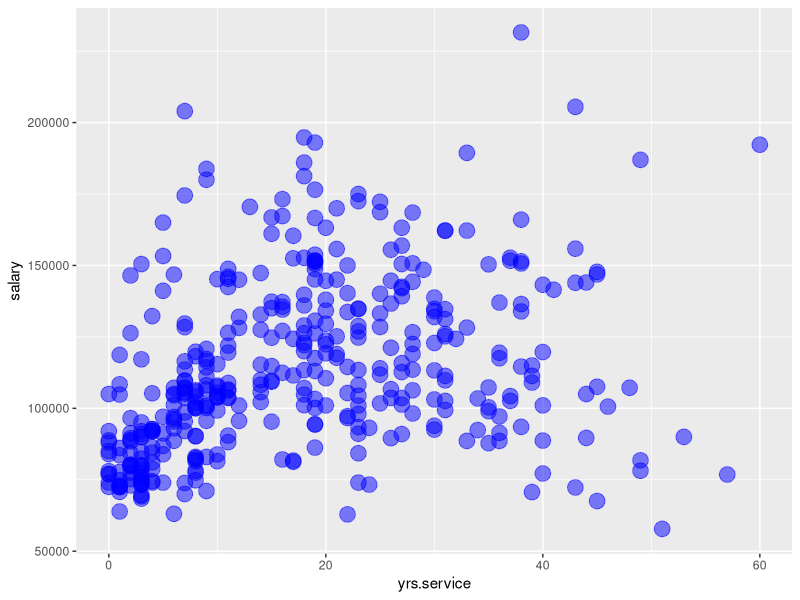
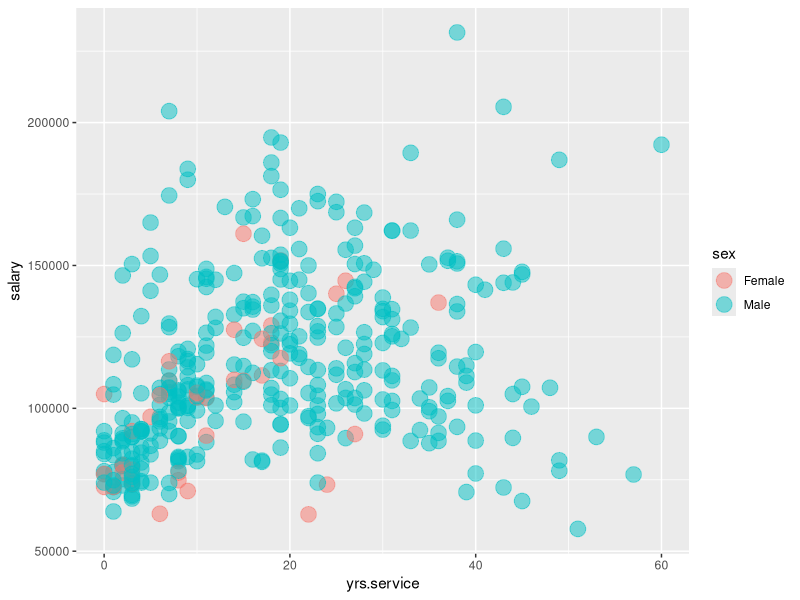
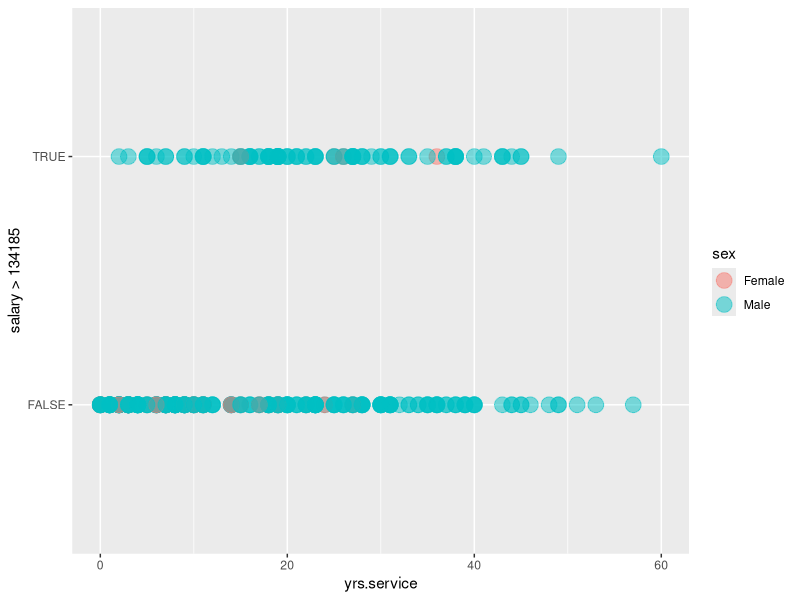
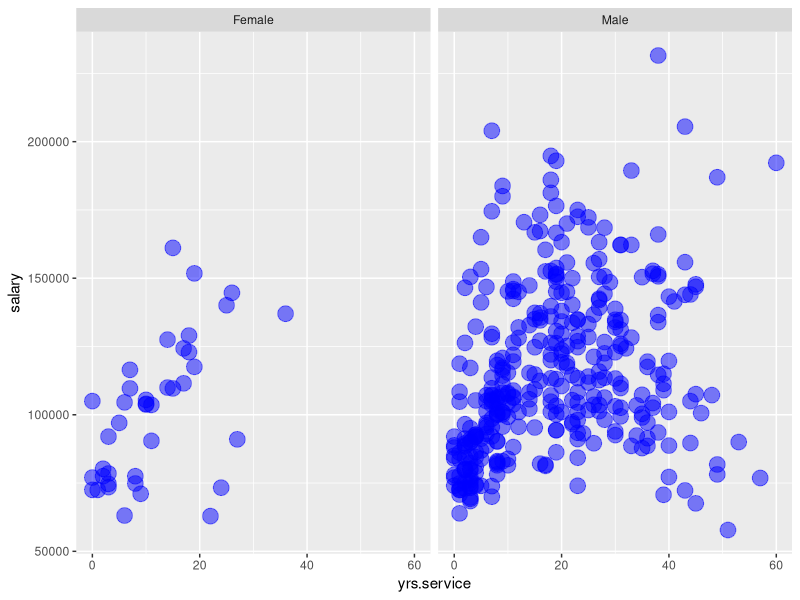
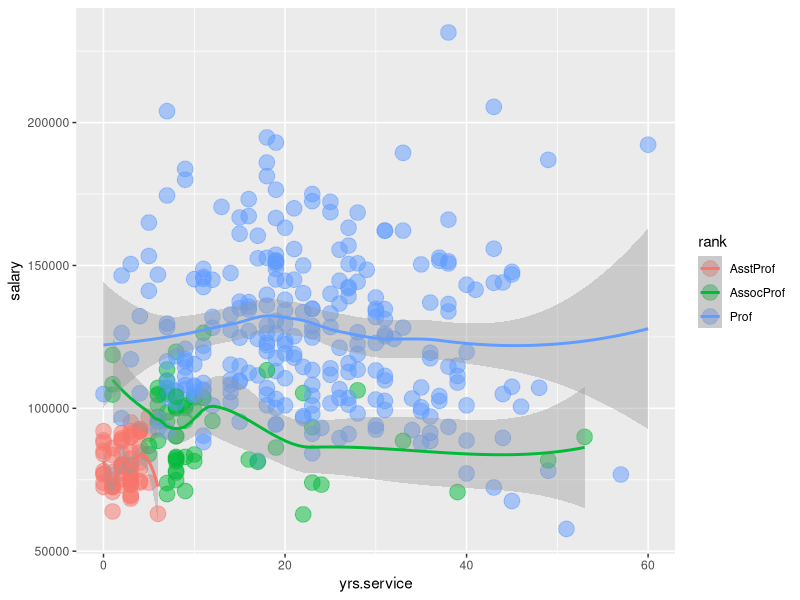
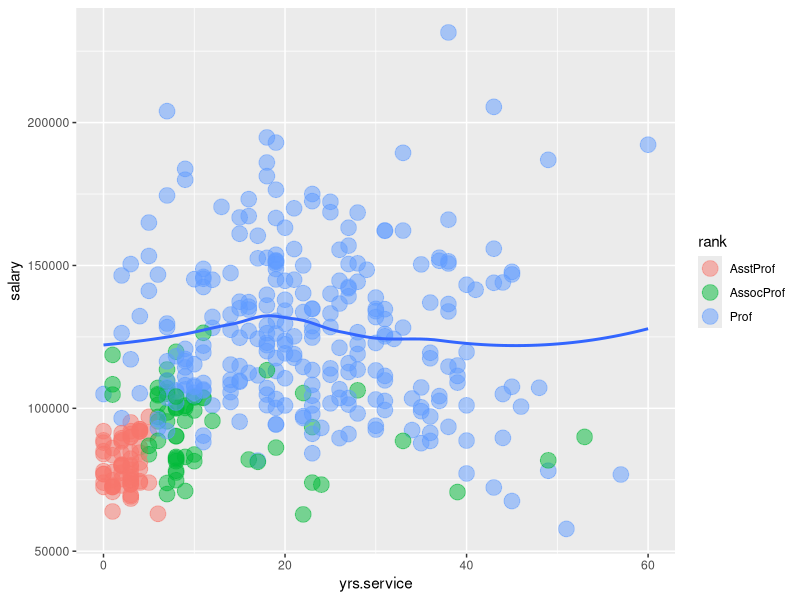
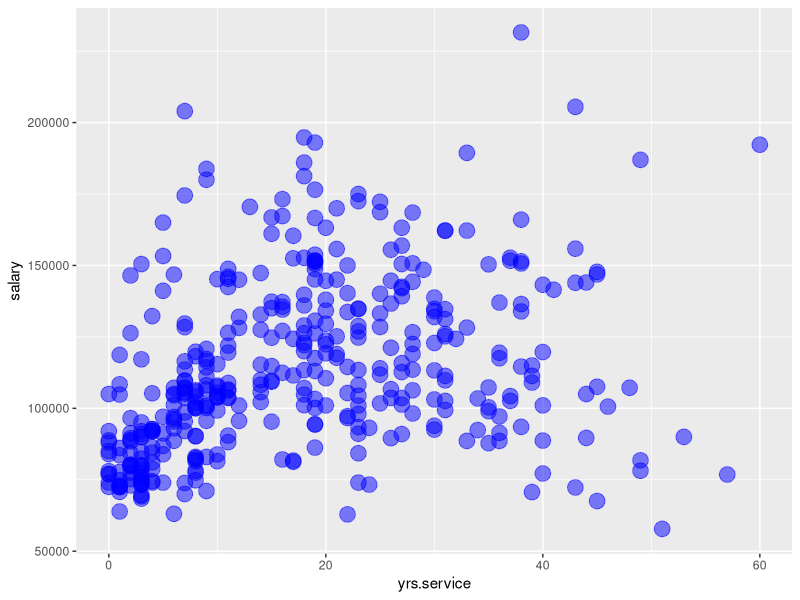
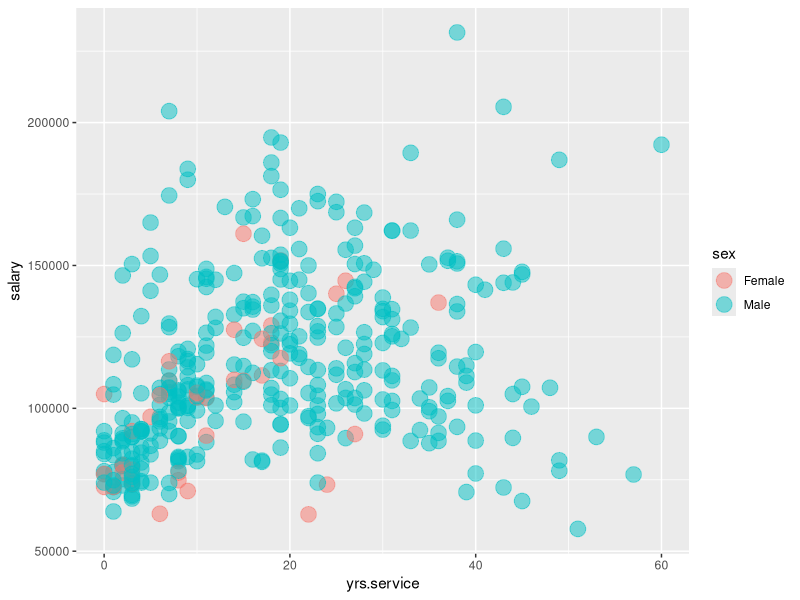

These charts were generated, in order, by the following R code:
#install.packages("car")
library(car)
data01<-data.frame(Salaries)

#data source : https://www.rdocumentation.org/packages/car/versions/2.1-6/topics/Salaries
##The 2008-09 nine-month academic salary for Assistant Professors, Associate Professors and Professors in a college in the U.S. 
##The data were collected as part of the on-going effort of the college's administration to monitor salary differences between male and female faculty members.

#variable types:
## rank: a factor with levels-- AssocProf, AsstProf, Prof
##discipline:a factor with levels A (``theoretical'' departments) or B (``applied'' departments).
##yrs.since.phd: years since PhD
##yrs.service: years of service.
##sex: a factor with levels Female Male
##salary: nine-month salary, in dollars.


#basic info
str(data01)
dim(data01)
summary(data01)
summary(data01$rank)
summary(data01$salary)
summary(data01$sex)

#load the packages needed for data visualization
library(ggplot2)
library(dplyr)


#1.if income increases as the year of service increases? 
##note:alpha refers to the degree of transparancy so that the points would not block other points
pic1<-ggplot(data01)+geom_point(mapping=aes(x=yrs.service,y=salary),alpha=1/2,color="blue",size=5)
pic1
ggsave(filename="pic1.pdf",plot=pic1)

##Finding: as years of service increases, the salaries increase as well


#2.is there a difference in salaries between males and females overall?
## add another aesthetic measure "sex"
pic2<-ggplot(data01)+geom_point(mapping=aes(x=yrs.service,y=salary,color=sex),alpha=1/2,size=5)
pic2
ggsave(filename="pic2.pdf",plot=pic2)
## Findings: it seems that the salary range is relatively limited to females

#3_1. following Q2, is it possible that the difference btw males and females gets larger in higher income range(e.g. higher than Q3)?
pic3_1<-ggplot(data01)+geom_point(mapping=aes(x=yrs.service,y=salary>134185,color=sex),alpha=1/2,size=5)
pic3_1

ggsave(filename="pic3_1.pdf",plot=pic3_1)

##finding: due to the relative small sample of female, this picture is relatively meaningless

#3_2.Use facet setting to draw two diagrams that represents females and males seperately
pic3_2<-ggplot(data01)+geom_point(mapping=aes(x=yrs.service,y=salary),color="blue",alpha=1/2,size=5)+
         facet_wrap(~sex)
pic3_2
#save the pic by using "ggsave"
ggsave(filename="pic3_2.pdf", plot=pic3_2)

#4_1.Does the salary differs in terms of ranks?
pic4_1<-ggplot(data01,mapping=aes(x=yrs.service,y=salary))+
  geom_point(
      mapping=aes(color=rank),alpha=1/2,size=5)+
  geom_smooth(
      mapping=aes(color=rank))
pic4_1

ggsave(filename="pic4_1.pdf",plot=pic4_1)

##Finding: higher the rank, higher the variance in salaries



#take a closer look at the highest rank "professor" by plotting its line only
pic4_2<-ggplot(data01,mapping=aes(x=yrs.service,y=salary))+
  geom_point(
     mapping=aes(color=rank),alpha=1/2,size=5)+
  geom_smooth(
     data=filter(data01,rank=="Prof"),
     se=FALSE
     )
pic4_2

ggsave(filename="pic4_2.pdf",plot=pic4_2)

##Finding: higher the rank, highe the range in salaries